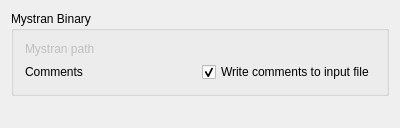
<?xml version="1.0" encoding="UTF-8"?>
<ui version="4.0">
 <class>FemGui::DlgSettingsFemMystranImp</class>
 <widget class="QWidget" name="FemGui::DlgSettingsFemMystranImp">
  <property name="geometry">
   <rect>
    <x>0</x>
    <y>0</y>
    <width>400</width>
    <height>128</height>
   </rect>
  </property>
  <property name="windowTitle">
   <string>Mystran</string>
  </property>
  <layout class="QVBoxLayout" name="verticalLayout_2">
   <item>
    <widget class="QGroupBox" name="gb_mystran_param">
     <property name="sizePolicy">
      <sizepolicy hsizetype="Preferred" vsizetype="Preferred">
       <horstretch>0</horstretch>
       <verstretch>0</verstretch>
      </sizepolicy>
     </property>
     <property name="layoutDirection">
      <enum>Qt::LeftToRight</enum>
     </property>
     <property name="title">
      <string>Mystran Binary</string>
     </property>
     <property name="alignment">
      <set>Qt::AlignLeading|Qt::AlignLeft|Qt::AlignTop</set>
     </property>
     <layout class="QVBoxLayout" name="verticalLayout">
      <item>
       <layout class="QGridLayout" name="gridLayout">
        <item row="1" column="0">
         <widget class="QLabel" name="l_mystran_binary_path">
          <property name="enabled">
           <bool>false</bool>
          </property>
          <property name="minimumSize">
           <size>
            <width>100</width>
            <height>0</height>
           </size>
          </property>
          <property name="text">
           <string>Mystran path</string>
          </property>
         </widget>
        </item>
        <item row="1" column="1">
         <widget class="Gui::PrefFileChooser" name="AuraCAD_mystran_binary_path" native="true">
          <property name="sizePolicy">
           <sizepolicy hsizetype="Preferred" vsizetype="Preferred">
            <horstretch>0</horstretch>
            <verstretch>0</verstretch>
           </sizepolicy>
          </property>
          <property name="minimumSize">
           <size>
            <width>0</width>
            <height>0</height>
           </size>
          </property>
          <property name="sizeIncrement">
           <size>
            <width>0</width>
            <height>0</height>
           </size>
          </property>
          <property name="baseSize">
           <size>
            <width>0</width>
            <height>0</height>
           </size>
          </property>
          <property name="toolTip">
           <string>Leave blank to use default mystran binary file</string>
          </property>
          <property name="prefEntry" stdset="0">
           <cstring>mystranBinaryPath</cstring>
          </property>
          <property name="prefPath" stdset="0">
           <cstring>Mod/Fem/Mystran</cstring>
          </property>
         </widget>
        </item>
        <item row="2" column="0">
         <widget class="QLabel" name="l_mystran_write_comments">
          <property name="text">
           <string>Comments</string>
          </property>
         </widget>
        </item>
        <item row="2" column="1">
         <widget class="Gui::PreauracadheckBox" name="cb_mystran_write_comments">
          <property name="text">
           <string>Write comments to input file</string>
          </property>
          <property name="checked">
           <bool>true</bool>
          </property>
          <property name="prefEntry" stdset="0">
           <cstring>writeCommentsToInputFile</cstring>
          </property>
          <property name="prefPath" stdset="0">
           <cstring>Mod/Fem/Mystran</cstring>
          </property>
         </widget>
        </item>
       </layout>
      </item>
     </layout>
    </widget>
   </item>
   <item>
    <spacer name="verticalSpacer">
     <property name="orientation">
      <enum>Qt::Vertical</enum>
     </property>
     <property name="sizeHint" stdset="0">
      <size>
       <width>20</width>
       <height>40</height>
      </size>
     </property>
    </spacer>
   </item>
  </layout>
 </widget>
 <layoutdefault spacing="6" margin="11"/>
 <customwidgets>
  <customwidget>
   <class>Gui::FileChooser</class>
   <extends>QWidget</extends>
   <header>Gui/FileDialog.h</header>
  </customwidget>
  <customwidget>
   <class>Gui::PrefFileChooser</class>
   <extends>Gui::FileChooser</extends>
   <header>Gui/PrefWidgets.h</header>
  </customwidget>
  <customwidget>
   <class>Gui::PreauracadheckBox</class>
   <extends>QCheckBox</extends>
   <header>Gui/PrefWidgets.h</header>
  </customwidget>
 </customwidgets>
 <resources>
  <include location="Resources/Fem.qrc"/>
 </resources>
</ui>
